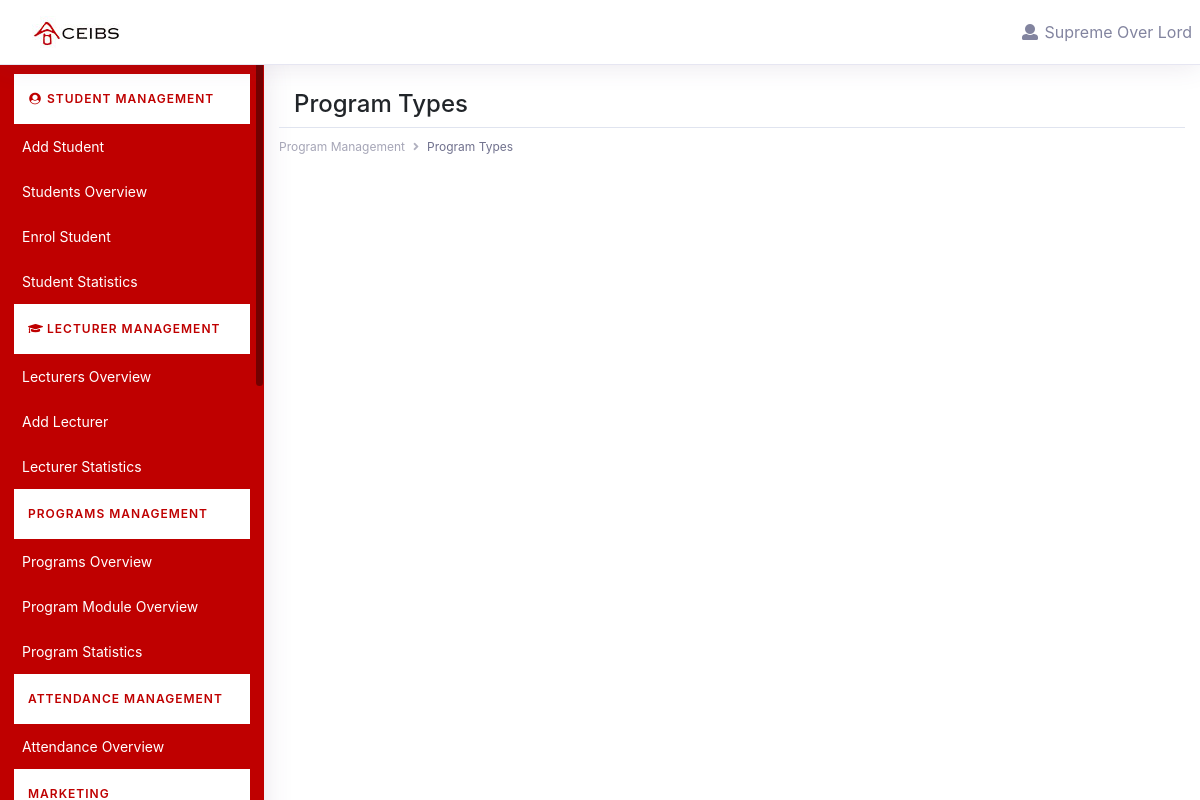
The page /academic_program/program_types (signed in) on the database as committed earlier.
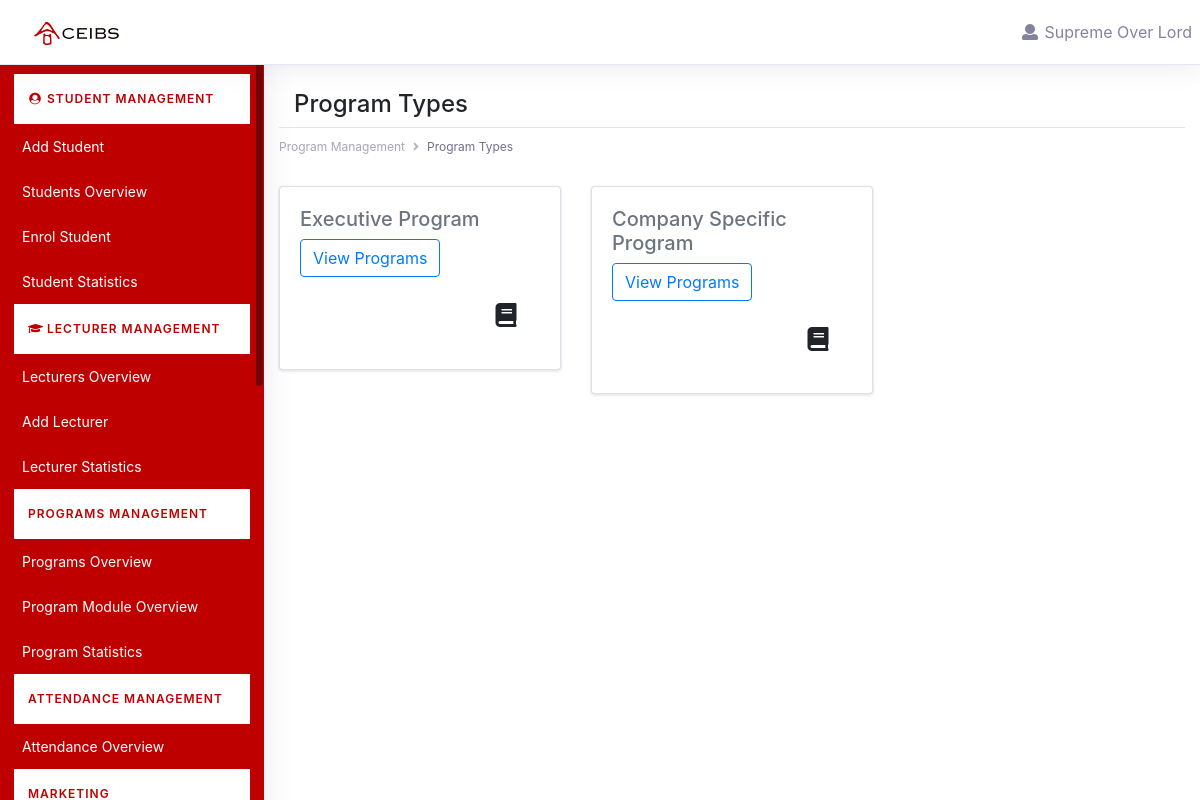
The same page on the database as committed later.
### academic_program/models.py (models this page shows, shortened)
class ProgramType(models.Model):
    name = models.CharField(max_length=256, null=False, blank=False)
    description = models.CharField(max_length=256, null=False, blank=False)

### academic_program/views.py (the view)
# urls.py: path("program_types", views.program_type_overview, name="program_types"),
def program_type_overview(request):
    program_type = models.ProgramType.objects.all()
    context = {
        'program_types': program_type
    }
    return render(request, "academic_program/layouts/program_and_courses/program_types.html", context=context)

### account/models.py (called while the page is built)
    def has_role(self, role_name, department_name=None):
        qs = self.roles.filter(name=role_name)
        if department_name:
            qs = qs.filter(department__name__iexact=department_name)
        return qs.exists()

### account/templatetags/custom_filters.py (called while the page is built)
@register.filter
def has_role(user, role_dept):
    try:
        role_name, dept_name = role_dept.split(',')
        role_name = role_name.strip()
        dept_name = dept_name.strip()
    except ValueError:
        return False
    return user.has_role(role_name, dept_name)

### academic_program/templates/academic_program/layouts/program_and_courses/program_types.html (shortened to what this page needs)
{% extends 'base.html' %}
{% block content %}
        <div class="dashboard-main-wrapper">
            {% include 'inc/header.html' %}
            {% include 'inc/sidenav.html' %}
            <div class="dashboard-wrapper">
                <div class="dashboard-ecommerce">
                    <div class="container-fluid dashboard-content ">
                        <div class="row">
                            <div class="col-xl-12 col-lg-12 col-md-12 col-sm-12 col-12">
                                <div class="page-header">
                                    <div class="col-12" style="display: flex; justify-content: space-between">
                                        <div>
                                           <h2 class="pageheader-title">Program Types</h2>
                                        </div>
                                    </div>
                                    <div class="page-breadcrumb">
                                        <nav aria-label="breadcrumb">
                                            <ol class="breadcrumb">
                                                <li class="breadcrumb-item"><a href="#" class="breadcrumb-link">Program Management</a></li>
                                                <li class="breadcrumb-item active" aria-current="page">Program Types</li>
                                            </ol>
                                        </nav>
                                    </div>
                                </div>
                            </div>
                        </div>
                        <div class="row">
                            {% for program_type in program_types %}
                                <div class="col-xl-4 col-lg-4 col-md-6 col-sm-12 col-12">
                                    <div class="card">
                                        <div class="card-body">
                                            <div class="d-inline-block">
                                                <h5 class="text-muted">{{ program_type.name }}</h5>
                                                <a href="{% url 'academic_program:programs' program_type=program_type.name %}" class="mb-0 btn btn-outline-primary">View Programs</a>
                                            </div>
                                            <div class="float-right icon-circle-medium  icon-box-lg mt-1">
                                                <i class="fa fa-book fa-2x"></i>
                                            </div>
                                        </div>
                                    </div>
                                </div>
                            {% endfor %}
                            </div>
                        </div>
                    </div>
                </div>
            </div>
{% endblock %}

Rows that differ between the two databases and show on the page:
added ProgramType: name "Executive Program"
added ProgramType: name "Company Specific Program"
